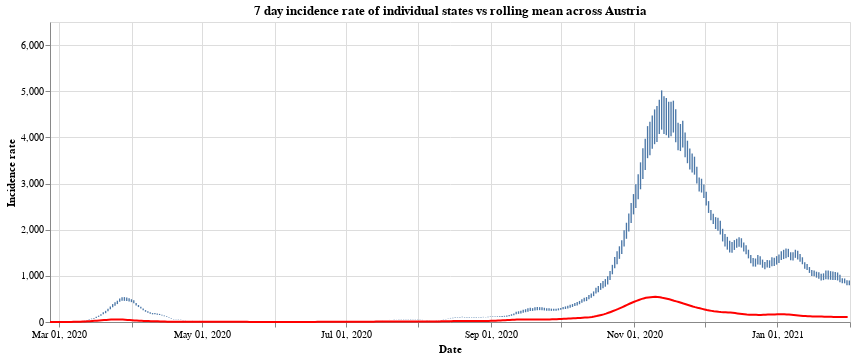

Here is the notebook cell this chart was saved with:
### Markdown cell above
Finally we have the

### Code cell
#collapse
states = at_data['Bundesland'].unique()
states.sort()

selection = alt.selection_single(
    name='Select',
    fields=['Bundesland'],
    init={'Bundesland': 'Vorarlberg'},
    bind={'Bundesland': alt.binding_select(options=states)}
)

# scatter plot, modify opacity based on selection
bars = alt.Chart(at_data).mark_bar().add_selection(
    selection
).encode(
    x=alt.X("yearmonthdate(Time):T", axis=alt.Axis(title='Date')),
    y=alt.Y("SiebenTageInzidenzFaelle:Q", axis=alt.Axis(title='Incidence rate')),
    tooltip='SiebenTageInzidenzFaelle:Q',
    opacity=alt.condition(selection, alt.value(1), alt.value(0))
).properties(title=f'7 day incidence rate of individual states vs rolling mean across Austria', width=800)

line = alt.Chart(all_austria).mark_line(
    color='red',
    size=2,
).transform_window(
    rolling_mean='mean(SiebenTageInzidenzFaelle)',
    frame=[0, 7]
).encode(
    x='yearmonthdate(Time):T',
    y='rolling_mean:Q'
)

alt.layer(bars, line)

### Figure 1 — Vega-Lite specification as saved in the notebook (floating-point values rounded to 4 significant figures; data arrays with more than 128 entries replaced by an {"elided": "..."} marker saying what was removed)
{"config": {"view": {"continuousWidth": 400, "continuousHeight": 300}}, "layer": [{"data": {"name": "data-ebe98893f65e51a0b48bda61c3d32349"}, "mark": "bar", "encoding": {"opacity": {"condition": {"value": 1, "selection": "Select"}, "value": 0}, "tooltip": {"type": "quantitative", "field": "SiebenTageInzidenzFaelle"}, "x": {"type": "temporal", "axis": {"title": "Date"}, "field": "Time", "timeUnit": "yearmonthdate"}, "y": {"type": "quantitative", "axis": {"title": "Incidence rate"}, "field": "SiebenTageInzidenzFaelle"}}, "selection": {"Select": {"type": "single", "fields": ["Bundesland"], "init": {"Bundesland": "Vorarlberg"}, "bind": {"Bundesland": {"input": "select", "options": ["Burgenland", "Kärnten", "Niederösterreich", "Oberösterreich", "Salzburg", "Steiermark", "Tirol", "Vorarlberg", "Wien", "Österreich"]}}}}, "title": "7 day incidence rate of individual states vs rolling mean across Austria", "width": 800}, {"data": {"name": "data-e2a40c056358e480637220483f6e74f1"}, "mark": {"type": "line", "color": "red", "size": 2}, "encoding": {"x": {"type": "temporal", "field": "Time", "timeUnit": "yearmonthdate"}, "y": {"type": "quantitative", "field": "rolling_mean"}}, "transform": [{"window": [{"op": "mean", "field": "SiebenTageInzidenzFaelle", "as": "rolling_mean"}], "frame": [0, 7]}]}], "$schema": "https://vega.github.io/schema/vega-lite/v4.8.1.json", "datasets": {"data-ebe98893f65e51a0b48bda61c3d32349": {"elided": "3410 records"}, "data-e2a40c056358e480637220483f6e74f1": {"elided": "341 records"}}}
